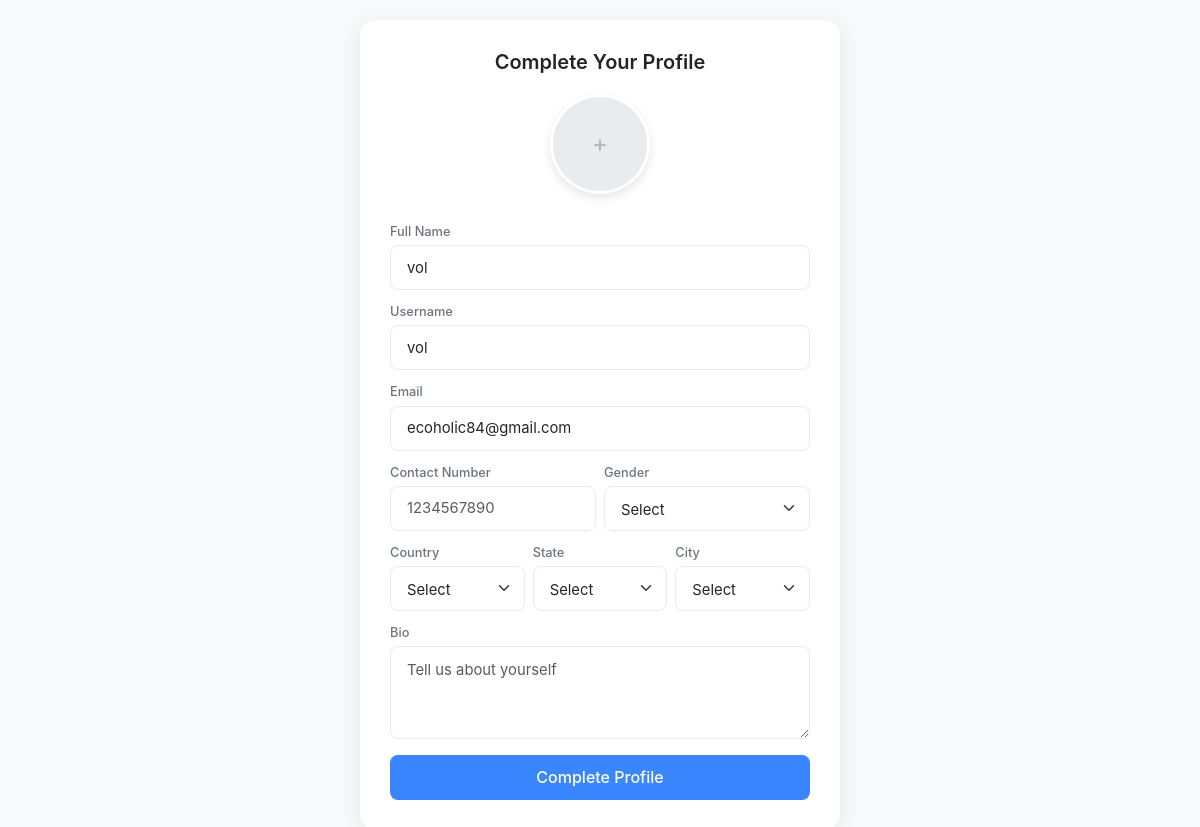
Page /User/create-profile/ (signed in) on the earlier database version.
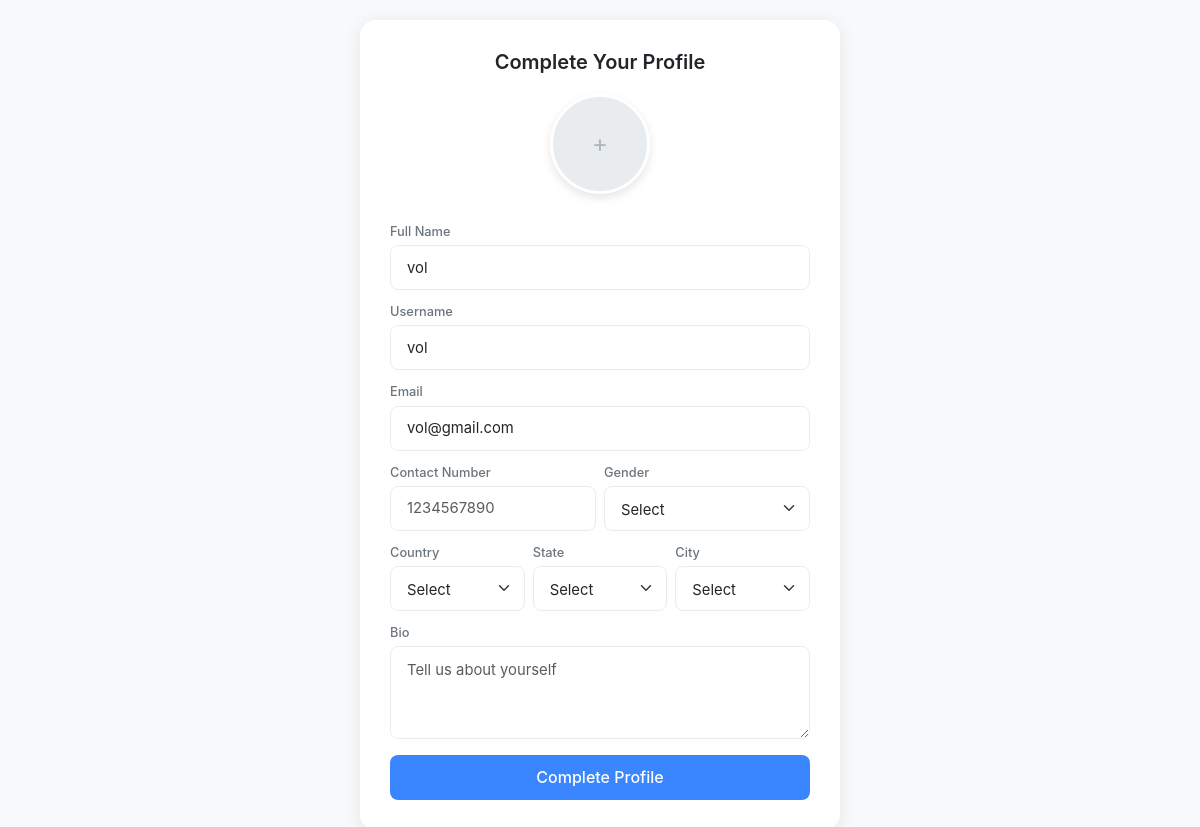
Same page on the later database version.
### Guest/models.py (models this page shows, shortened)
class tbl_user(models.Model):
    user_email = models.EmailField(max_length=50, unique=True)
    user_name = models.CharField(max_length=50, null=True, blank=True)
    user_username = models.CharField(max_length=50, null=True, blank=True)
    user_contact = models.CharField(max_length=10, null=True, blank=True)
    user_address = models.CharField(max_length=100, null=True, blank=True)
    user_password = models.CharField(max_length=128, null=True, blank=True)  # Store hashed password
    user_city = models.ForeignKey(tbl_city, on_delete=models.CASCADE, null=True)
    user_photo = models.FileField(upload_to='assets/files/user/', null=True, blank=True)
    user_gender = models.CharField(max_length=100, null=True, blank=True)
    user_bio = models.TextField(null=True, blank=True)
    user_links = models.TextField(null=True, blank=True)  # Store as JSON (GitHub, LinkedIn, etc.)
    user_degree_type = models.CharField(max_length=50, null=True, blank=True)
    user_institution = models.CharField(max_length=100, null=True, blank=True)
    user_field_of_study = models.CharField(max_length=100, null=True, blank=True)
    user_graduation_month = models.IntegerField(null=True, blank=True)  # Store as month number (1-12)
    user_graduation_year = models.IntegerField(null=True, blank=True)  # Store as year (YYYY)
    user_emergency_name = models.CharField(max_length=100, null=True, blank=True)
    user_emergency_phone = models.CharField(max_length=15, null=True, blank=True)
    user_organization_name = models.CharField(max_length=100, null=True, blank=True)
    user_job_title = models.CharField(max_length=100, null=True, blank=True)
    user_industry = models.CharField(max_length=100, null=True, blank=True)
    user_location = models.CharField(max_length=100, null=True, blank=True)
    user_official_address = models.CharField(max_length=200, null=True, blank=True)
    user_official_contact_number = models.CharField(max_length=15, null=True, blank=True)
    is_basic_profile_complete = models.BooleanField(default=False)
    is_volunteer_profile_complete = models.BooleanField(default=False)
    is_organizer_profile_complete = models.BooleanField(default=False)
    user_past_volunteering = models.TextField(null=True, blank=True)
    user_type = models.CharField(max_length=10, choices=USER_TYPES, default='volunteer')
    user_visibility = models.BooleanField(default=False)  # If true, profile is public and visible to anyone

### User/views.py (the view)
# urls.py: path('create-profile/', views.create_profile, name='create_profile'),
def create_profile(request):
    country = tbl_country.objects.all()
    state = tbl_state.objects.all()
    thisUser = tbl_user.objects.get(id=request.session['u_id'])
    if request.method == "POST":
        print("POST data:", request.POST)  # Debug line
        print("FILES data:", request.FILES)  # Debug line for file uploads
        thisUser.user_name = request.POST.get('txt_name')
        thisUser.user_username = request.POST.get('txt_username')
        thisUser.user_email = request.POST.get('txt_email')
        thisUser.user_contact = request.POST.get('txt_contact')  # Add contact
        thisUser.user_gender = request.POST.get('txt_gender')
        city_id = request.POST.get('sel_city')
        try:
            thisUser.user_city = tbl_city.objects.get(id=city_id) if city_id else None
        except ObjectDoesNotExist:
            return render(request, 'User/create_profile.html', {
                'country': country,
                'state': state,
                'error': f"City with ID {city_id} does not exist."
            })
        if 'txt_photo' in request.FILES:  # Check if a file was uploaded
            thisUser.user_photo = request.FILES['txt_photo']  # Add profile photo
        thisUser.user_bio = request.POST.get('txt_bio')
        thisUser.save()
        if thisUser.user_type == 'volunteer':
            return redirect('User:volunteer_dashboard')
        elif thisUser.user_type == 'organizer':
            return redirect('User:organizer_dashboard')
        else:
            return redirect('User:user_who')
    else:
        return render(request, 'User/create_profile.html', {'country': country, 'state': state,'thisUser':thisUser})

### User/templates/User/create_profile.html (shortened to what this page needs)
<!DOCTYPE html>
<html lang="en">
<head>
    <link href="https://cdn.jsdelivr.net/npm/bootstrap@5.3.0/dist/css/bootstrap.min.css" rel="stylesheet">
</head>
<body>
    <div class="profile-card">
        <h2 class="profile-title">Complete Your Profile</h2>
        <div class="profile-photo-wrapper">
            <label for="txt_photo" class="profile-photo" id="photo-preview">
                <div class="profile-photo-icon">+</div>
            </label>
        </div>
        <form method="POST" enctype="multipart/form-data" id="profile-form">
            <div class="mb-2">
                <label class="form-label">Full Name</label>
                <input type="text" name="txt_name" class="form-control" value="{{ thisUser.user_name }}" required>
            </div>
            <div class="mb-2">
                <label class="form-label">Username</label>
                <input type="text" name="txt_username" class="form-control" value="{{ thisUser.user_username }}" required>
            </div>
            <div class="mb-2">
                <label class="form-label">Email</label>
                <input type="email" name="txt_email" class="form-control" value="{{ thisUser.user_email }}" required>
            </div>
            <div class="row g-2 mb-2">
                <div class="col-md-6">
                    <label class="form-label">Contact Number</label>
                    <input type="text" name="txt_contact" class="form-control" maxlength="10" placeholder="1234567890" required>
                </div>
                <div class="col-md-6">
                    <label class="form-label">Gender</label>
                    <select name="txt_gender" class="form-select" required>
                        <option value="" disabled selected>Select</option>
                    </select>
                </div>
            </div>
            <div class="location-group mb-2">
                <div>
                    <label class="form-label">Country</label>
                    <select name="sel_country" id="sel_country" class="form-select" required>
                        <option value="">Select</option>
                    </select>
                </div>
                <div>
                    <label class="form-label">State</label>
                    <select name="sel_state" id="sel_state" class="form-select" required>
                        <option value="">Select</option>
                    </select>
                </div>
                <div>
                    <label class="form-label">City</label>
                    <select name="sel_city" id="sel_city" class="form-select" required>
                        <option value="">Select</option>
                    </select>
                </div>
            </div>
            <div class="mb-2">
                <label class="form-label">Bio</label>
                <textarea name="txt_bio" class="form-control" rows="3" placeholder="Tell us about yourself" required></textarea>
            </div>
            <button type="submit" class="btn btn-primary w-100">Complete Profile</button>
        </form>
    </div>
</body>
</html>

Differences in the rows shown:
changed tbl_user "vol": txt_email "ecoholic84@gmail.com" → "vol@gmail.com"
